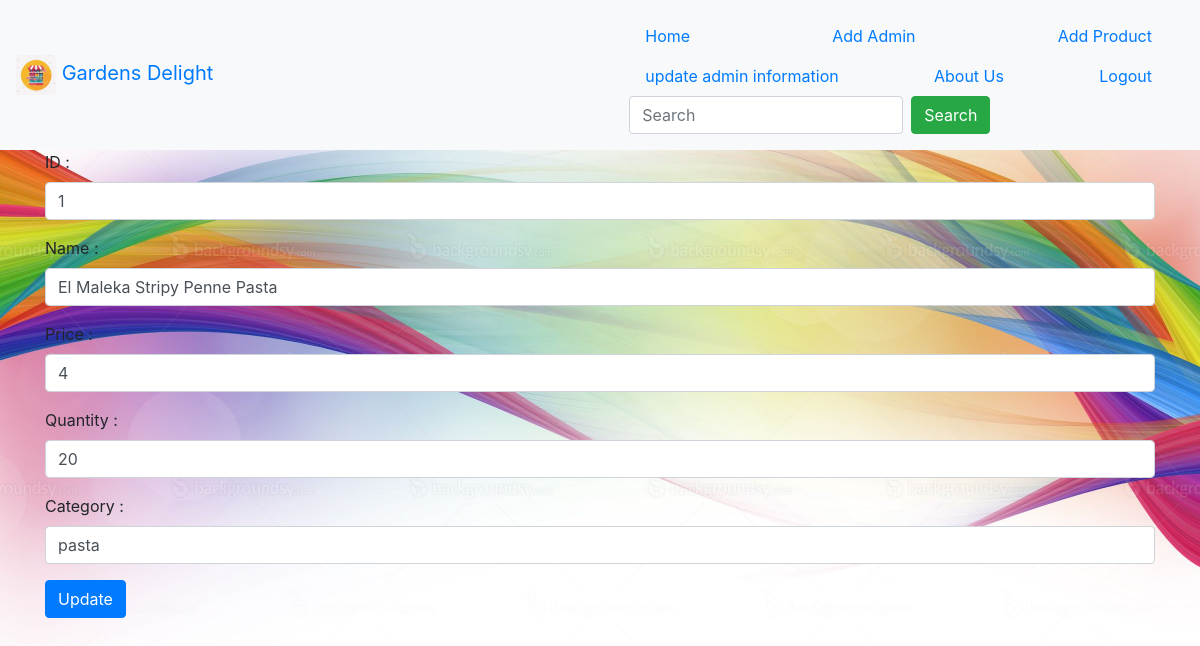
Screenshot of /updateProduct.php?id=1 with the database file from the repository.
### tables this page shows
CREATE TABLE `product` (
  `id` int(11) NOT NULL,
  `name` varchar(60) NOT NULL,
  `qty` int(11) NOT NULL,
  `price` int(11) NOT NULL,
  `category` varchar(60) NOT NULL,
  `img` varchar(255) NOT NULL
);

### backEnd/product.php (called while the page is built, shortened)
<?php
function viewProduct_id($id)
{
  $conn = mysqli_connect('localhost', 'root', '', 'shop');
  $q = "SELECT * FROM product WHERE id = '$id'";
  $result =  mysqli_query($conn, $q);
  return mysqli_fetch_assoc($result);
}
 ?>

### updateProduct.php (the view, shortened to what this page needs)
<?php
include_once("backEnd/product.php");
if (isset($_GET["id"])) {
  $result = viewProduct_id($_GET["id"]);
}
 ?>
<!DOCTYPE html>
<html lang="en" dir="ltr">
  <head>
    <link rel="stylesheet" href="css/bootstrap.css">
    <link rel="stylesheet" href="css/master.css">
  </head>
  <body>
    <?php include_once("adminHeader.php"); ?>
    <form class="form container" action="updateProduct.php" method="post">
      <div class="form-group">
        <label>ID :</label>
        <input type="number" name="id" class="form-control" value="<?php if(isset($result["id"])){echo $result["id"];} ?>" >
      </div>
      <div class="form-group">
        <label>Name :</label>
        <input type="text" name="name" class="form-control" value="<?php if(isset($result["name"])){echo $result["name"];} ?>">
      </div>
      <div class="form-group">
        <label>Price :</label>
        <input type="number" name="price" class="form-control" value="<?php if(isset($result["price"])){echo $result["price"];} ?>">
      </div>
      <div class="form-group">
        <label>Quantity :</label>
        <input type="number" name="qty" class="form-control" value="<?php if(isset($result["qty"])){echo $result["qty"];} ?>">
      </div>
      <div class="form-group">
        <label>Category :</label>
        <input type="text" name="category" class="form-control" value="<?php if(isset($result["category"])){echo $result["category"];} ?>">
      </div>
      <button type="submit" class="btn btn-primary">Update</button>
    </form>
  </body>
</html>

### css/master.css (style rules this page uses)
body { margin: 0; padding: 0; background-position: center; background-image: url("../img/background.jpg"); background-repeat: no-repeat; background-size:cover; }

### rows the page displays
product: id "1", name "El Maleka Stripy Penne Pasta", price "4", qty "20", category "pasta"
